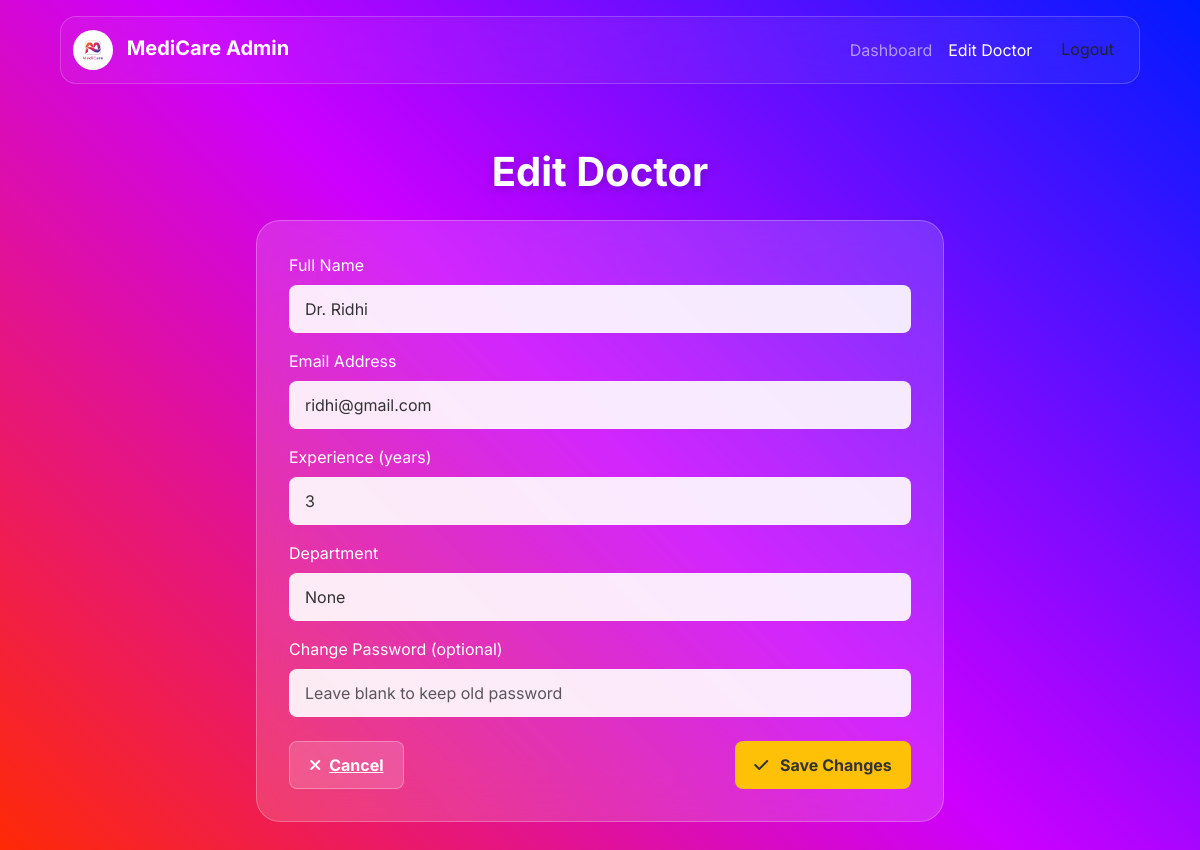
Before: /edit_doctor/2 with the older database file.
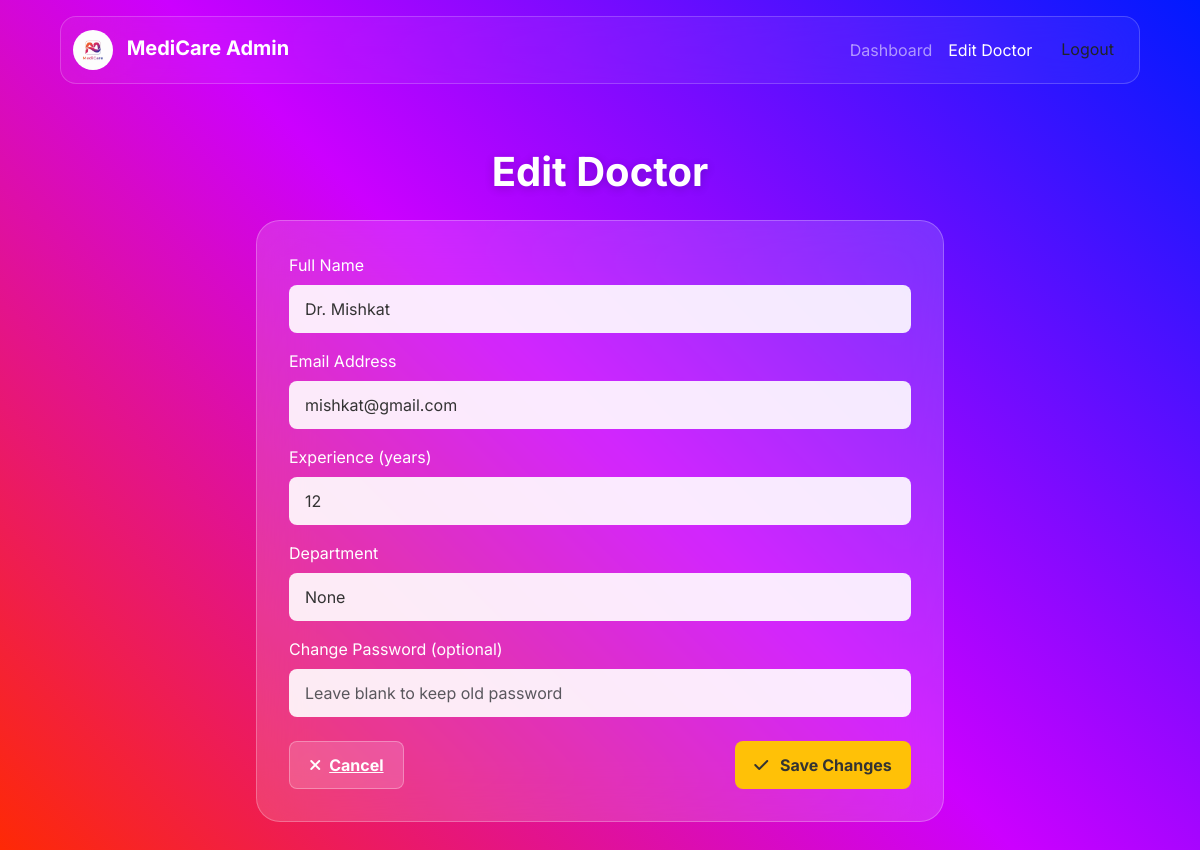
After: the same page with the newer database file.
### application/models.py (models this page shows)
class Doctor(db.Model):
    __tablename__ = 'doctor'
    id = db.Column(db.Integer(),primary_key = True)
    doctor_name = db.Column(db.String(), nullable=False)
    password = db.Column(db.String(), nullable=False)
    email = db.Column(db.String(), nullable=False)
    department_id = db.Column(db.Integer(), db.ForeignKey('department.id'), nullable=False)
    user_id = db.Column(db.Integer(), db.ForeignKey('user.id', ondelete="CASCADE"), nullable=False)
    type = db.Column(db.String(), nullable=False)
    experience = db.Column(db.Integer(), nullable=False)
    appointment = db.relationship('Appointment', backref='doctor', cascade="all, delete-orphan")
    availability = db.relationship('Availability', backref='doctor', cascade="all, delete-orphan")

class Department(db.Model):
    __tablename__ = 'department'
    id = db.Column(db.Integer(),primary_key = True)
    name = db.Column(db.String())
    description = db.Column(db.String())
    doctor = db.relationship('Doctor', backref='department')

### application/controllers.py (the view, shortened to what this page needs)
@app.route("/edit_doctor/<int:id>", methods=["GET", "POST"])
def edit_doctor(id):
    doctor = Doctor.query.get_or_404(id)
    departments = Department.query.all()
    return render_template("edit_doctor.html", doctor=doctor, departments=departments)

### templates/edit_doctor.html (shortened to what this page needs)
<!DOCTYPE html>
<html lang="en">
<head>
    <link href="https://cdn.jsdelivr.net/npm/bootstrap@5.3.2/dist/css/bootstrap.min.css" rel="stylesheet">
</head>
<body class="landing-page">
    <nav class="navbar navbar-expand-lg admin-navbar navbar-dark sticky-top">
        <div class="container-fluid">
            <a class="navbar-brand" href="/admin">
                <img src="../static/logo2.png" style="height: 40px; border-radius: 50%;">
                <span class="fw-bold ms-2">MediCare Admin</span>
            </a>
            <div class="collapse navbar-collapse">
                <ul class="navbar-nav ms-auto">
                    <li class="nav-item"><a class="nav-link" href="/admin">Dashboard</a></li>
                    <li class="nav-item"><a class="nav-link active" href="#">Edit Doctor</a></li>
                    <li class="nav-item"><a href="/login" class="btn btn-login ms-lg-2">Logout</a></li>
                </ul>
            </div>
        </div>
    </nav>
    <main class="container p-4 p-md-5">
        <h1 class="admin-title mb-4">Edit Doctor</h1>
        <div class="row justify-content-center">
            <div class="col-lg-8 col-md-10">
                <div class="glass-card">
                    <form method="POST">
                        <div class="mb-3">
                            <label class="form-label">Full Name</label>
                            <input type="text" name="doctor_name"
                                class="form-control form-control-admin"
                                value="{{ doctor.doctor_name }}" required>
                        </div>
                        <div class="mb-3">
                            <label class="form-label">Email Address</label>
                            <input type="email" name="email" class="form-control form-control-admin"
                                value="{{ doctor.email }}" required>
                        </div>
                        <div class="mb-3">
                            <label class="form-label">Experience (years)</label>
                            <input type="number" name="experience" class="form-control form-control-admin"
                                value="{{ doctor.experience }}" required>
                        </div>
                        <div class="mb-3">
                            <label class="form-label">Department</label>
                            <select name="department_id" class="form-select form-control-admin" required>
                                {% for dept in departments %}
                                <option value="{{ dept.id }}"
                                    {% if dept.id == doctor.department_id %}selected{% endif %}>
                                    {{ dept.name }}
                                </option>
                                {% endfor %}
                            </select>
                        </div>
                        <div class="mb-3">
                            <label class="form-label">Change Password (optional)</label>
                            <input type="password" name="password"
                                class="form-control form-control-admin"
                                placeholder="Leave blank to keep old password">
                        </div>
                        <div class="d-flex justify-content-between mt-4">
                            <a href="/admin" class="btn-register"><i class="fa-solid fa-xmark me-2"></i>Cancel</a>
                            <button type="submit" class="btn-edit"><i class="fa-solid fa-check me-2"></i> Save Changes</button>
                        </div>
                    </form>
                </div>
            </div>
        </div>
    </main>
</body>
</html>

### templates/edit_doctor.html (style rules this page uses)
html { min-height: 100vh; background-image: linear-gradient(45deg, #ff2a00 0%, #cc00ff 50%, #001aff 100%); background-attachment: fixed; background-size: cover; }
body { font-family: Inter, sans-serif; background: transparent; }
.admin-navbar { background: rgba(255, 255, 255, 0.05); backdrop-filter: blur(30px); border-radius: 1rem; width: 90%; margin: 1rem auto; border: 1px solid rgba(255, 255, 255, 0.2); }
.admin-title { color: white; font-weight: 700; text-align: center; text-shadow: 0 2px 10px rgba(0, 0, 0, 0.2); }
.glass-card { background: rgba(255, 255, 255, 0.15); backdrop-filter: blur(25px); border-radius: 1.5rem; border: 1px solid rgba(255, 255, 255, 0.25); padding: 2rem; color: white; }
.form-control-admin, .form-select-admin { background: rgba(255, 255, 255, 0.9); border: none; border-radius: 0.5rem; padding: 0.75rem 1rem; color: #333; }
.btn-edit { background-color: #ffc107; color: #333; padding: 0.7rem 1.2rem; font-weight: 700; border: none; border-radius: 0.5rem; }
.btn-register { background: rgba(255, 255, 255, 0.15); color: white; border: 1px solid rgba(255, 255, 255, 0.3); padding: 0.7rem 1.2rem; border-radius: 0.5rem; font-weight: bold; }

Changed rows visible on the page:
changed Doctor "None": doctor_name "Dr. Ridhi" → "Dr. Mishkat"; email "ridhi@gmail.com" → "mishkat@gmail.com"; experience "3" → "12"
